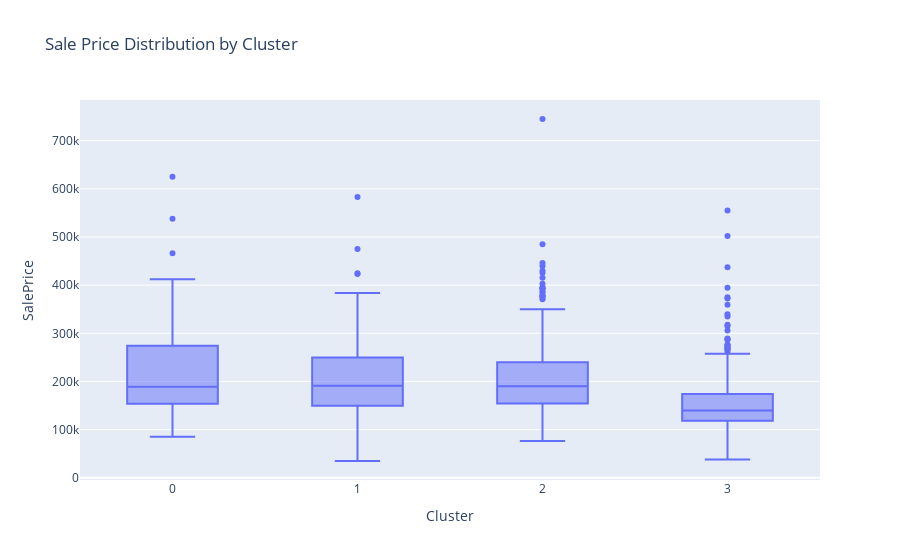

Notebook code cell kept with this figure:
### Code cell
px.box(df, x='Cluster', y='SalePrice', title='Sale Price Distribution by Cluster')

### Figure 1 — Plotly figure (JSON) as saved in the notebook; plotly's stock layout.template omitted (floating-point values rounded to 4 significant figures; data arrays with more than 128 entries replaced by an {"elided": "..."} marker saying what was removed)
{"data": [{"alignmentgroup": "True", "hovertemplate": "Cluster=%{x}<br>SalePrice=%{y}<extra></extra>", "legendgroup": "", "marker": {"color": "#636efa"}, "name": "", "notched": false, "offsetgroup": "", "orientation": "v", "showlegend": false, "type": "box", "x": {"elided": "1168 int values"}, "x0": " ", "xaxis": "x", "y": {"elided": "1168 int values"}, "y0": " ", "yaxis": "y"}], "layout": {"boxmode": "group", "legend": {"tracegroupgap": 0}, "title": {"text": "Sale Price Distribution by Cluster"}, "xaxis": {"anchor": "y", "domain": [0, 1], "title": {"text": "Cluster"}}, "yaxis": {"anchor": "x", "domain": [0, 1], "title": {"text": "SalePrice"}}}}
